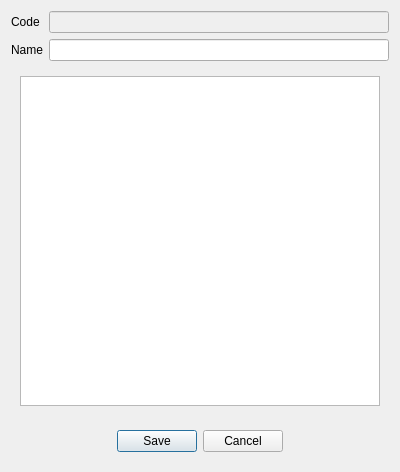
<?xml version="1.0" encoding="UTF-8"?>
<ui version="4.0">
 <class>RERoomInventory</class>
 <widget class="QDialog" name="RERoomInventory">
  <property name="geometry">
   <rect>
    <x>0</x>
    <y>0</y>
    <width>400</width>
    <height>472</height>
   </rect>
  </property>
  <property name="windowTitle">
   <string>Room inventory</string>
  </property>
  <layout class="QGridLayout" name="gridLayout">
   <item row="1" column="1">
    <widget class="EQLineEdit" name="leName">
     <property name="Field" stdset="0">
      <string>f_name</string>
     </property>
    </widget>
   </item>
   <item row="3" column="0" colspan="2">
    <widget class="QWidget" name="widget" native="true">
     <layout class="QHBoxLayout" name="horizontalLayout">
      <item>
       <spacer name="horizontalSpacer">
        <property name="orientation">
         <enum>Qt::Horizontal</enum>
        </property>
        <property name="sizeHint" stdset="0">
         <size>
          <width>95</width>
          <height>20</height>
         </size>
        </property>
       </spacer>
      </item>
      <item>
       <widget class="QPushButton" name="btnSave">
        <property name="text">
         <string>Save</string>
        </property>
       </widget>
      </item>
      <item>
       <widget class="QPushButton" name="btnCancel">
        <property name="text">
         <string>Cancel</string>
        </property>
       </widget>
      </item>
      <item>
       <spacer name="horizontalSpacer_2">
        <property name="orientation">
         <enum>Qt::Horizontal</enum>
        </property>
        <property name="sizeHint" stdset="0">
         <size>
          <width>95</width>
          <height>20</height>
         </size>
        </property>
       </spacer>
      </item>
     </layout>
    </widget>
   </item>
   <item row="0" column="0">
    <widget class="QLabel" name="label">
     <property name="text">
      <string>Code</string>
     </property>
    </widget>
   </item>
   <item row="0" column="1">
    <widget class="EQLineEdit" name="leCode">
     <property name="enabled">
      <bool>false</bool>
     </property>
     <property name="PrimaryKey" stdset="0">
      <bool>true</bool>
     </property>
     <property name="Field" stdset="0">
      <string>f_id</string>
     </property>
    </widget>
   </item>
   <item row="1" column="0">
    <widget class="QLabel" name="label_2">
     <property name="text">
      <string>Name</string>
     </property>
    </widget>
   </item>
   <item row="2" column="0" colspan="2">
    <widget class="QWidget" name="widget_2" native="true">
     <layout class="QHBoxLayout" name="horizontalLayout_2">
      <item>
       <widget class="QListWidget" name="lst"/>
      </item>
     </layout>
    </widget>
   </item>
  </layout>
 </widget>
 <customwidgets>
  <customwidget>
   <class>EQLineEdit</class>
   <extends>QLineEdit</extends>
   <header location="global">eqlineedit.h</header>
   <slots>
    <signal>customButtonClicked(bool)</signal>
   </slots>
  </customwidget>
 </customwidgets>
 <resources/>
 <connections/>
</ui>
